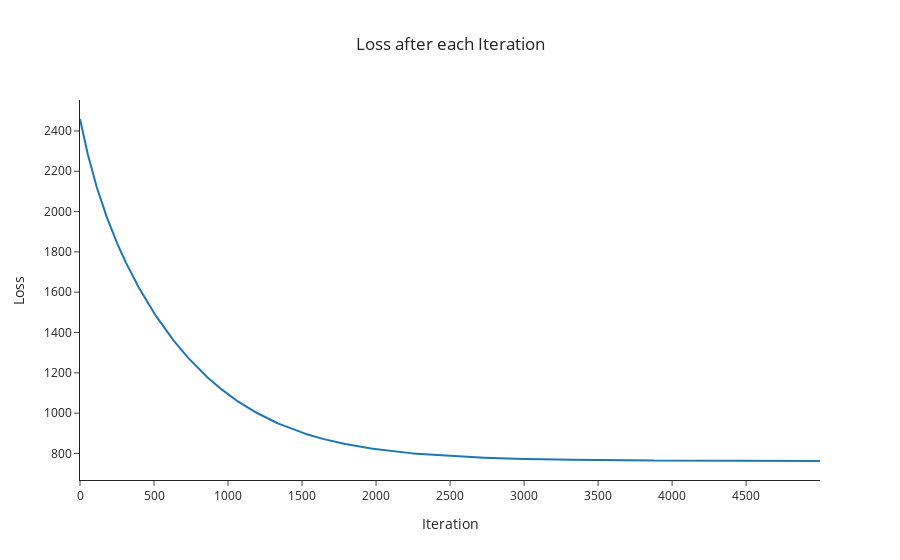

The notebook cell saved with this chart:
### Code cell
loss_fig.show()

### Figure 1 — Plotly figure (JSON) as saved in the notebook; plotly's stock layout.template omitted (floating-point values rounded to 4 significant figures; data arrays with more than 128 entries replaced by an {"elided": "..."} marker saying what was removed)
{"data": [{"type": "scatter", "x": {"elided": "5000 int values"}, "y": {"elided": "5000 float values"}}], "layout": {"title": {"text": "Loss after each Iteration", "x": 0.5}, "xaxis": {"title": {"text": "Iteration"}}, "yaxis": {"title": {"text": "Loss"}}}}
